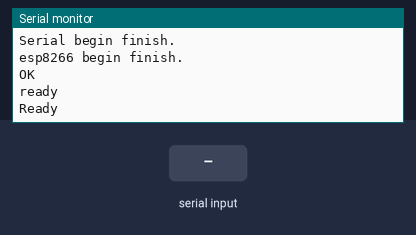
This sketch was run on a simulated Arduino Uno, built with avr-gcc and run on an emulated ATmega328P. Parts: the last lines printed to the serial monitor. The inputs (shaded band) are chosen by the test bench. The modem accepts every AT command (registered, SIM ready, sends succeed) and sends nothing else.

Above: at 1.5 s.
1.6 s: "1" received over the second serial link
At 2.7 s:
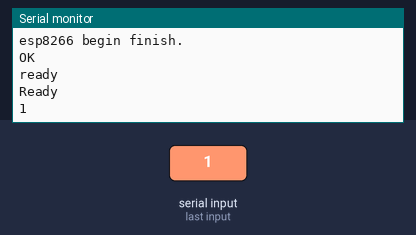
3.1 s: "0" received over the second serial link
At 3.8 s:
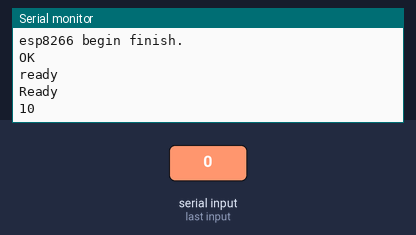

The sketch:

esp8266.ino
```cpp
#include <SoftwareSerial.h>

#define BAUD 9600
#define BAUD 115200
SoftwareSerial esp8266(8, 9);

void setup() {
  Serial.begin(BAUD);
  Serial.println("Serial begin finish.");
  esp8266.begin(BAUD);
  Serial.println("esp8266 begin finish.");

  delay(300);
  esp8266.println("AT+RST");
}

void loop() {
  if (esp8266.available()) {
    Serial.write(esp8266.read());
  }

  if (Serial.available()) {
    esp8266.write(Serial.read());
    //Serial.write(Serial.read());
  }
}
```

Measured:
- after the input at 1.6 s, the serial monitor: prints a new line at once (image 1)
- after the input at 3.1 s, the serial monitor: prints a new line at once (image 2)
